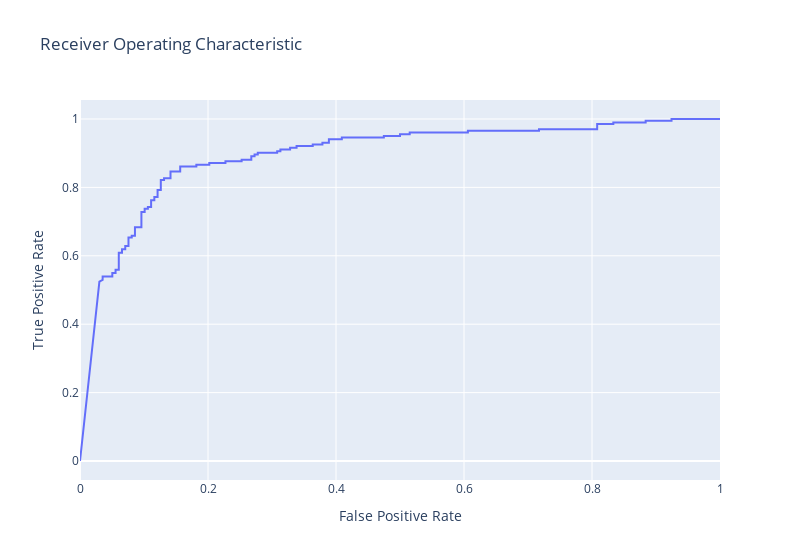
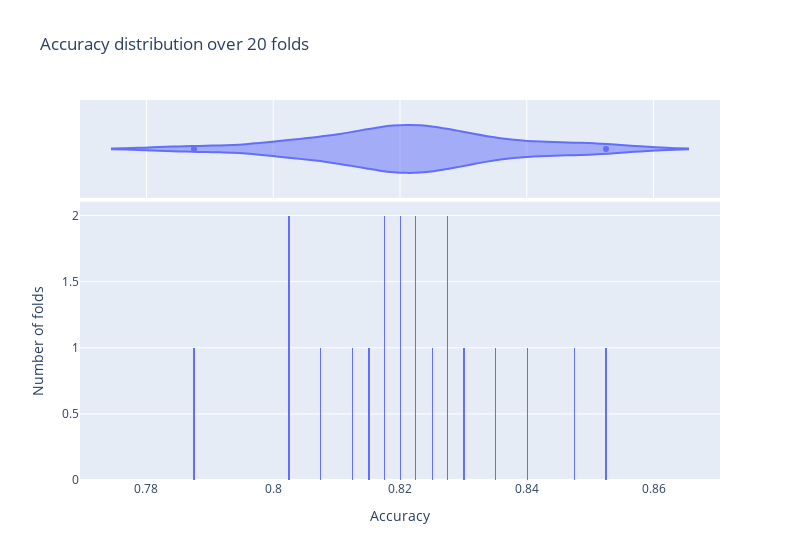

Source (notebook cell) for these figures, in order:
### Markdown cell above
### 1.3.1 Classification using all the data to build the dictionary

### Code cell
# Perform for the first time a sentiment classification of all the reviews, but using 100% of the data to build the dictionary of the vectorizer.

# Initialization of vectorizer and classifier
vectorizer = CountVectorizer(lowercase=True)
classifier = MultinomialNB()

# Define variables to save the results
total_accuracy, average_accuracy, i = 0, 0, 0
test_reference, prediction, test_vector = 0, 0, 0
accuracy_vector = []

# Build the dictionary of the vectorizer using all the reviews (100% of data)
vectorizer.fit(reviews_vector)

# Run the iterative procedure
for x in range(K):
    i += 1
    # Split the dataset in train set (80%) and test set (20%) with shuffle=True
    # Here the dictionary used will encompass all the information (since it has been fitted on all the reviews), this should theoretically lead to higher but misleading results
    X_train, X_test, train_reference, test_reference = train_test_split(reviews_vector, ground_truth_vector, train_size=0.8, shuffle=True, stratify=ground_truth_vector)

    # Return vectorized reviews for the train-set based on the dictionary learnt over all the dataset
    train_vector = vectorizer.transform(X_train).toarray()
    # Return vectorized reviews for the test-set based on the dictionary learnt over all the dataset
    test_vector = vectorizer.transform(X_test).toarray()

    # Train (or fit) the MultinomialBN model over the train vector
    classifier.fit(train_vector, train_reference)

    # Predict labels for the test vector
    prediction = classifier.predict(test_vector)

    # Evaluate the model over the test vector
    accuracy = metrics.accuracy_score(test_reference, prediction)
    accuracy_vector.append(accuracy)

    # Print current iteration accuracy and overall average accuracy
    print("Accuracy for iteration number {}/{}: {:.3}".format(i, K, accuracy))
    total_accuracy += accuracy
    average_accuracy = total_accuracy / i
    print("Average accuracy over all iterations: {:.3}".format(average_accuracy))
    print("------------------------------------------------")

# Perform a detailed analysis for the latest prediction
prediction_analysis(classifier, test_reference, prediction, test_vector, 'pos', accuracy_vector, K)

### Figure 1 — Plotly figure (JSON) as saved in the notebook; plotly's stock layout.template omitted (floating-point values rounded to 4 significant figures)
{"data": [{"hovertemplate": "False Positive Rate=%{x}<br>True Positive Rate=%{y}<extra></extra>", "legendgroup": "", "line": {"color": "#636efa", "dash": "solid"}, "marker": {"symbol": "circle"}, "mode": "lines", "name": "", "orientation": "v", "showlegend": false, "x": [0.0, 0.0303, 0.0303, 0.03535, 0.03535, 0.05051, 0.05051, 0.05556, 0.05556, 0.06061, 0.06061, 0.06566, 0.06566, 0.07071, 0.07071, 0.07576, 0.07576, 0.08081, 0.08081, 0.08586, 0.08586, 0.09596, 0.09596, 0.101, 0.101, 0.1061, 0.1061, 0.1111, 0.1111, 0.1162, 0.1162, 0.1212, 0.1212, 0.1263, 0.1263, 0.1313, 0.1313, 0.1414, 0.1414, 0.1566, 0.1566, 0.1818, 0.1818, 0.202, 0.202, 0.2273, 0.2273, 0.2525, 0.2525, 0.2677, 0.2677, 0.2727, 0.2727, 0.2778, 0.2778, 0.3081, 0.3081, 0.3131, 0.3131, 0.3283, 0.3283, 0.3384, 0.3384, 0.3636, 0.3636, 0.3788, 0.3788, 0.3889, 0.3889, 0.4091, 0.4091, 0.4747, 0.4747, 0.5, 0.5, 0.5152, 0.5152, 0.6061, 0.6061, 0.7172, 0.7172, 0.8081, 0.8081, 0.8333, 0.8333, 0.8838, 0.8838, 0.9242, 0.9242, 1.0], "xaxis": "x", "y": [0.0, 0.5149, 0.5248, 0.5297, 0.5396, 0.5396, 0.5495, 0.5495, 0.5594, 0.5594, 0.6089, 0.6089, 0.6188, 0.6188, 0.6287, 0.6287, 0.6535, 0.6535, 0.6584, 0.6584, 0.6832, 0.6832, 0.7277, 0.7277, 0.7376, 0.7376, 0.7426, 0.7426, 0.7624, 0.7624, 0.7723, 0.7723, 0.7921, 0.7921, 0.8218, 0.8218, 0.8267, 0.8267, 0.8465, 0.8465, 0.8614, 0.8614, 0.8663, 0.8663, 0.8713, 0.8713, 0.8762, 0.8762, 0.8812, 0.8812, 0.8911, 0.8911, 0.896, 0.896, 0.901, 0.901, 0.9059, 0.9059, 0.9109, 0.9109, 0.9158, 0.9158, 0.9208, 0.9208, 0.9257, 0.9257, 0.9307, 0.9307, 0.9406, 0.9406, 0.9455, 0.9455, 0.9505, 0.9505, 0.9554, 0.9554, 0.9604, 0.9604, 0.9653, 0.9653, 0.9703, 0.9703, 0.9851, 0.9851, 0.9901, 0.9901, 0.995, 0.995, 1.0, 1.0], "yaxis": "y", "type": "scatter"}], "layout": {"xaxis": {"anchor": "y", "domain": [0.0, 1.0], "title": {"text": "False Positive Rate"}}, "yaxis": {"anchor": "x", "domain": [0.0, 1.0], "title": {"text": "True Positive Rate"}}, "legend": {"tracegroupgap": 0}, "title": {"text": "Receiver Operating Characteristic"}, "width": 800}}

### Figure 2 — Plotly figure (JSON) as saved in the notebook; plotly's stock layout.template omitted (floating-point values rounded to 4 significant figures)
{"data": [{"alignmentgroup": "True", "bingroup": "x", "hovertemplate": "variable=0<br>Accuracy=%{x}<br>count=%{y}<extra></extra>", "legendgroup": "0", "marker": {"color": "#636efa", "pattern": {"shape": ""}}, "name": "0", "nbinsx": 400, "offsetgroup": "0", "orientation": "v", "showlegend": true, "x": [0.82, 0.83, 0.8025, 0.82, 0.8175, 0.8275, 0.8075, 0.8025, 0.8225, 0.8125, 0.8275, 0.825, 0.84, 0.815, 0.835, 0.7875, 0.8525, 0.8225, 0.8175, 0.8475], "xaxis": "x", "yaxis": "y", "type": "histogram"}, {"alignmentgroup": "True", "hovertemplate": "variable=0<br>Accuracy=%{x}<extra></extra>", "legendgroup": "0", "marker": {"color": "#636efa"}, "name": "0", "offsetgroup": "0", "scalegroup": "x", "showlegend": false, "x": [0.82, 0.83, 0.8025, 0.82, 0.8175, 0.8275, 0.8075, 0.8025, 0.8225, 0.8125, 0.8275, 0.825, 0.84, 0.815, 0.835, 0.7875, 0.8525, 0.8225, 0.8175, 0.8475], "xaxis": "x2", "yaxis": "y2", "type": "violin"}], "layout": {"xaxis": {"anchor": "y", "domain": [0.0, 1.0], "title": {"text": "Accuracy"}}, "yaxis": {"anchor": "x", "domain": [0.0, 0.7326], "title": {"text": "Number of folds"}}, "xaxis2": {"anchor": "y2", "domain": [0.0, 1.0], "matches": "x", "showticklabels": false, "showgrid": true}, "yaxis2": {"anchor": "x2", "domain": [0.7426, 1.0], "matches": "y2", "showticklabels": false, "showline": false, "ticks": "", "showgrid": false}, "legend": {"title": {"text": "variable"}, "tracegroupgap": 0}, "title": {"text": "Accuracy distribution over 20 folds"}, "barmode": "relative", "width": 800, "showlegend": false}}
